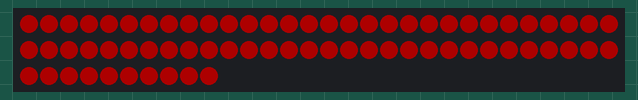
This sketch was run on a simulated Arduino Uno, built with avr-gcc and run on an emulated ATmega328P. Shown: 70 RGB LEDs in strip order, left to right, continuing on the next row. Dim RGB values are drawn brighter than linear.

Above: at 1.95 s.
At 18.02 s:
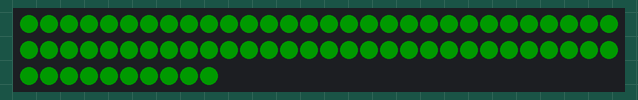
At 34.09 s:
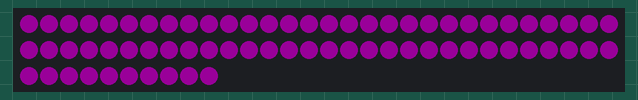

The sketch:

CatEar_sample.ino
```cpp
#include "FastLED.h"
#define NUM_LEDS 70
uint8_t brightness = 50;
uint8_t t = 50;
uint8_t i = 0;

CRGB leds[NUM_LEDS];
void setup() {
  FastLED.addLeds<NEOPIXEL, 26>(leds, NUM_LEDS);
  FastLED.setBrightness(brightness);
  }


void loop() {
  for(i=0 ; i<=35; i++){
     leds[i] = CRGB::Red; FastLED.show();
     leds[(NUM_LEDS-1) - i] = CRGB::Red; FastLED.show();
     delay(t);
  }
  for(i=0 ; i<=35; i++){
     leds[i] = CRGB::Blue; FastLED.show();
     leds[(NUM_LEDS-1) - i] = CRGB::Blue; FastLED.show();
     delay(t);
  }
  for(i=0 ; i<=35; i++){
     leds[i] = CRGB::Green; FastLED.show();
     leds[(NUM_LEDS-1) - i] = CRGB::Green; FastLED.show();
     delay(t);
  }
  for(i=0 ; i<=35; i++){
     leds[i] = CRGB::Yellow; FastLED.show();
     leds[(NUM_LEDS-1) - i] = CRGB::Yellow; FastLED.show();
     delay(t);
  }
  for(i=0 ; i<=35; i++){
     leds[i] = CRGB::Purple; FastLED.show();
     leds[(NUM_LEDS-1) - i] = CRGB::Purple; FastLED.show();
     delay(t);
  }
  for(i=0 ; i<=35; i++){
     leds[i] = CRGB::White; FastLED.show();
     leds[(NUM_LEDS-1) - i] = CRGB::White; FastLED.show();
     delay(t);
  }
}
```
